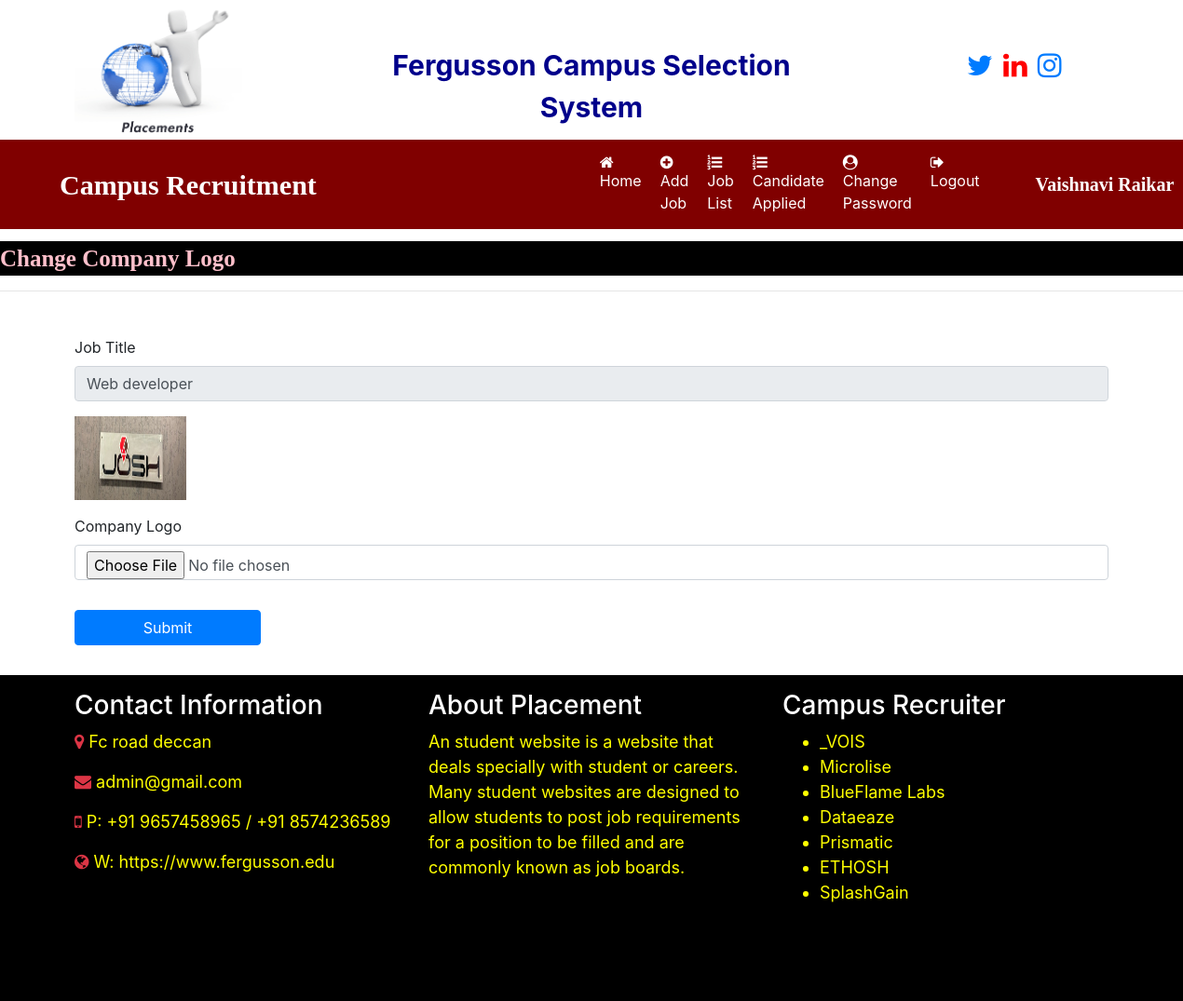
The app's page /change_companylogo/9 (signed in) with its own data.
### job/models.py (models this page shows, shortened)
class Job(models.Model):
    recruiter = models.ForeignKey(Recruiter,on_delete=models.CASCADE)
    start_date = models.DateField()
    end_date = models.DateField()
    title = models.CharField(max_length=100)
    salary= models.FloatField(max_length=20)
    image = models.FileField()
    description = models.CharField(max_length=300)
    experience = models.CharField(max_length=50)
    location = models.CharField(max_length=100)
    skills = models.CharField(max_length=100)
    creationdate = models.DateField()

### job/views.py (the view, shortened to what this page needs)
# urls.py: path('change_companylogo/<int:pid>',change_companylogo,name="change_companylogo"),
def change_companylogo(request,pid):
    if not request.user.is_authenticated:
        return redirect('recruiter_login')
    error=""
    job = Job.objects.get(id=pid)
    d = {'error': error,'job': job}
    return render(request,'change_companylogo.html',d)

### job/templates/change_companylogo.html (shortened to what this page needs)
{% load static %}
{% block body %}
{% include 'recruiter_navigation.html' %}
<marquee style = "font-family : 'Monotype Corsiva' ; font-size : 25px ; color : pink ; background-color : black ; font-weight : bold ; margin-top:1%">
    Change Company Logo
</marquee>
<hr>
<form class="container mt-5" method="post" enctype="multipart/form-data">
    <div class="form-row">
       <div class="form-group col-md-12">
           <label>Job Title</label>
           <input type="text" class="form-control" readonly name="jobtitle" value="{{job.title}}" required>
       </div>
    </div>
    <div class="form-row">
        <div class="form-group col-md-12">
          <img src="{{job.image.url}}" width="120" height="90">
       </div>
    </div>
    <div class="form-row">
<div class="form-group col-md-12">
           <label>Company Logo</label>
           <input type="file" class="form-control" name="logo" required>
       </div>
    </div>
<input type="submit" value="Submit" class="btn btn-primary my-3" style="width:200px">
</form>
{% include 'footer.html' %}
{% endblock %}

### job/templates/recruiter_navigation.html (shortened to what this page needs)
<html>
<head>
    {% load static %}
  <link rel="stylesheet" href="https://maxcdn.bootstrapcdn.com/bootstrap/4.5.2/css/bootstrap.min.css">
<link rel="stylesheet" href="https://cdnjs.cloudflare.com/ajax/libs/font-awesome/4.7.0/css/font-awesome.min.css">
</head>
<body>
<div class="container">
    <div class="row">
        <div class="col-sm-3">
            <img src="{% static 'images/icon.jpg' %}" style="width:180px; height:150px">
        </div>
        <div class="col-sm-6 mt-5 text-center">
            <span style ="font-weight : bold ; font-size : 30px">
                <span style = "color : darkblue">Fergusson</span>
				<span style = "color : darkblue">Campus</span>
				<span style = "color : darkblue">Selection</span>
                <span style = "color : darkblue" >System</span>
            </span>
        </div>
        <div class="col-sm-3 mt-5" style = "padding-left : 10%">
<span style="font-weight:bold ; font-size : 30px">
   <a href="https://twitter.com/FergussonPune">
  <span><i class="fa fa-twitter pl-1"  ></i></span>
  </a>
  <a href="https://in.linkedin.com/school/fergusson-college">
    <span><i class="fa fa-linkedin pl-1" style="color:red"></i></span>
</a>
 <a href="https://www.instagram.com/explore/locations/238694665
">
    <span><i class="fa fa-instagram pl-1"></i></span>
	</a>
</span>
        </div>
    </div>
</div>
<nav class="navbar navbar-expand-sm" style="background-color : maroon">
    <a class="navbar-brand text-white pl-5 font-weight-bold" style="font-family:'Monotype Corsiva'; font-size:30px">Campus Recruitment</a>
<ul class="navbar-nav">
    <li class="nav-item">
        <a class="nav-link" href="{% url 'recruiter_home' %}" style="margin-left:280px"><i class="fa fa-home mr-1"></i> Home</a>
    </li>
    <li class="nav-item">
        <a class="nav-link" href="{% url 'add_job' %}" ><i class="fa fa-plus-circle mr-1"></i> Add Job</a>
    </li>
    <li class="nav-item">
        <a class="nav-link" href="{% url 'job_list' %}" ><i class="fa fa-list-ol mr-1"></i> Job List</a>
    </li>
    <li class="nav-item">
        <a class="nav-link" href="{% url 'applied_candidatelist' %}" ><i class="fa fa-list-ol mr-1"></i> Candidate Applied</a>
    </li>
    <li class="nav-item">
        <a class="nav-link" href="{% url 'change_passwordrecruiter' %}" ><i class="fa fa-user-circle mr-1"></i>Change Password</a>
    </li>
    <li class="nav-item">
        <a class="nav-link" href="{% url 'Logout' %}" ><i class="fa fa-sign-out mr-1"></i>Logout</a>
    </li>
</ul>
    <a class="navbar-brand text-white pl-5 font-weight-bold" style="font-family:'Monotype Corsiva'; font-size:20px">{{request.user.first_name}} {{request.user.last_name}}</a>
</nav>
</body>
</html>

### job/templates/recruiter_navigation.html (style rules this page uses)
.nav-link { color : white !important ; margin-right : 4px; }

### records on screen
Job: jobtitle "Web developer", image (picture)

### other values on screen
{{ request.user.first_name }} "Vaishnavi"
{{ request.user.last_name }} "Raikar"
